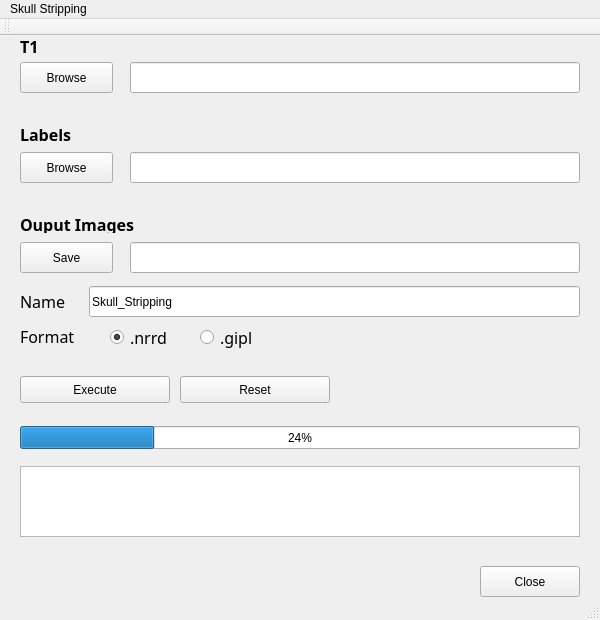
<?xml version="1.0" encoding="UTF-8"?>
<ui version="4.0">
 <class>MainWindow</class>
 <widget class="QMainWindow" name="MainWindow">
  <property name="enabled">
   <bool>true</bool>
  </property>
  <property name="geometry">
   <rect>
    <x>0</x>
    <y>0</y>
    <width>600</width>
    <height>620</height>
   </rect>
  </property>
  <property name="windowTitle">
   <string>MainWindow</string>
  </property>
  <widget class="QWidget" name="centralWidget">
   <widget class="QPushButton" name="pushButton">
    <property name="geometry">
     <rect>
      <x>480</x>
      <y>530</y>
      <width>100</width>
      <height>31</height>
     </rect>
    </property>
    <property name="text">
     <string>Close</string>
    </property>
   </widget>
   <widget class="QLabel" name="label">
    <property name="geometry">
     <rect>
      <x>20</x>
      <y>0</y>
      <width>31</width>
      <height>20</height>
     </rect>
    </property>
    <property name="font">
     <font>
      <family>UnDotum</family>
      <pointsize>12</pointsize>
      <weight>75</weight>
      <bold>true</bold>
     </font>
    </property>
    <property name="text">
     <string>T1</string>
    </property>
   </widget>
   <widget class="QPushButton" name="pushButton_2">
    <property name="geometry">
     <rect>
      <x>20</x>
      <y>26</y>
      <width>93</width>
      <height>31</height>
     </rect>
    </property>
    <property name="text">
     <string>Browse</string>
    </property>
   </widget>
   <widget class="QPushButton" name="pushButton_3">
    <property name="geometry">
     <rect>
      <x>20</x>
      <y>116</y>
      <width>93</width>
      <height>31</height>
     </rect>
    </property>
    <property name="text">
     <string>Browse</string>
    </property>
   </widget>
   <widget class="QLabel" name="label_2">
    <property name="geometry">
     <rect>
      <x>20</x>
      <y>90</y>
      <width>62</width>
      <height>17</height>
     </rect>
    </property>
    <property name="font">
     <font>
      <family>UnDotum</family>
      <pointsize>12</pointsize>
      <weight>75</weight>
      <bold>true</bold>
     </font>
    </property>
    <property name="text">
     <string>Labels</string>
    </property>
   </widget>
   <widget class="QLineEdit" name="lineEdit">
    <property name="enabled">
     <bool>true</bool>
    </property>
    <property name="geometry">
     <rect>
      <x>130</x>
      <y>26</y>
      <width>450</width>
      <height>31</height>
     </rect>
    </property>
   </widget>
   <widget class="QLineEdit" name="lineEdit_2">
    <property name="enabled">
     <bool>true</bool>
    </property>
    <property name="geometry">
     <rect>
      <x>130</x>
      <y>116</y>
      <width>450</width>
      <height>31</height>
     </rect>
    </property>
   </widget>
   <widget class="QPushButton" name="pushButton_4">
    <property name="geometry">
     <rect>
      <x>20</x>
      <y>340</y>
      <width>150</width>
      <height>27</height>
     </rect>
    </property>
    <property name="text">
     <string>Execute</string>
    </property>
   </widget>
   <widget class="QProgressBar" name="progressBar">
    <property name="geometry">
     <rect>
      <x>20</x>
      <y>390</y>
      <width>560</width>
      <height>23</height>
     </rect>
    </property>
    <property name="value">
     <number>24</number>
    </property>
   </widget>
   <widget class="QPushButton" name="pushButton_5">
    <property name="geometry">
     <rect>
      <x>180</x>
      <y>340</y>
      <width>150</width>
      <height>27</height>
     </rect>
    </property>
    <property name="text">
     <string>Reset</string>
    </property>
   </widget>
   <widget class="QLabel" name="label_3">
    <property name="geometry">
     <rect>
      <x>20</x>
      <y>180</y>
      <width>181</width>
      <height>17</height>
     </rect>
    </property>
    <property name="font">
     <font>
      <family>UnDotum</family>
      <pointsize>12</pointsize>
      <weight>75</weight>
      <bold>true</bold>
     </font>
    </property>
    <property name="text">
     <string>Ouput Images</string>
    </property>
   </widget>
   <widget class="QPushButton" name="pushButton_6">
    <property name="geometry">
     <rect>
      <x>20</x>
      <y>206</y>
      <width>93</width>
      <height>31</height>
     </rect>
    </property>
    <property name="text">
     <string>Save</string>
    </property>
   </widget>
   <widget class="QLineEdit" name="lineEdit_3">
    <property name="enabled">
     <bool>true</bool>
    </property>
    <property name="geometry">
     <rect>
      <x>130</x>
      <y>206</y>
      <width>450</width>
      <height>31</height>
     </rect>
    </property>
   </widget>
   <widget class="QTextEdit" name="textEdit">
    <property name="geometry">
     <rect>
      <x>20</x>
      <y>430</y>
      <width>560</width>
      <height>71</height>
     </rect>
    </property>
   </widget>
   <widget class="QLabel" name="label_5">
    <property name="geometry">
     <rect>
      <x>20</x>
      <y>290</y>
      <width>61</width>
      <height>21</height>
     </rect>
    </property>
    <property name="font">
     <font>
      <family>UnDotum</family>
      <pointsize>12</pointsize>
      <weight>50</weight>
      <bold>false</bold>
     </font>
    </property>
    <property name="text">
     <string>Format</string>
    </property>
   </widget>
   <widget class="QRadioButton" name="radioButton">
    <property name="geometry">
     <rect>
      <x>110</x>
      <y>290</y>
      <width>109</width>
      <height>22</height>
     </rect>
    </property>
    <property name="font">
     <font>
      <family>UnDotum</family>
      <pointsize>12</pointsize>
      <weight>50</weight>
      <bold>false</bold>
     </font>
    </property>
    <property name="text">
     <string>.nrrd</string>
    </property>
    <property name="checked">
     <bool>true</bool>
    </property>
   </widget>
   <widget class="QRadioButton" name="radioButton_2">
    <property name="geometry">
     <rect>
      <x>200</x>
      <y>290</y>
      <width>109</width>
      <height>22</height>
     </rect>
    </property>
    <property name="font">
     <font>
      <family>UnDotum</family>
      <pointsize>12</pointsize>
      <weight>50</weight>
      <bold>false</bold>
     </font>
    </property>
    <property name="text">
     <string>.gipl</string>
    </property>
   </widget>
   <widget class="QLabel" name="label_6">
    <property name="geometry">
     <rect>
      <x>20</x>
      <y>255</y>
      <width>61</width>
      <height>21</height>
     </rect>
    </property>
    <property name="font">
     <font>
      <family>UnDotum</family>
      <pointsize>12</pointsize>
      <weight>50</weight>
      <bold>false</bold>
     </font>
    </property>
    <property name="text">
     <string>Name</string>
    </property>
   </widget>
   <widget class="QLineEdit" name="lineEdit_4">
    <property name="enabled">
     <bool>true</bool>
    </property>
    <property name="geometry">
     <rect>
      <x>89</x>
      <y>250</y>
      <width>491</width>
      <height>31</height>
     </rect>
    </property>
    <property name="text">
     <string>Skull_Stripping</string>
    </property>
   </widget>
  </widget>
  <widget class="QToolBar" name="mainToolBar">
   <attribute name="toolBarArea">
    <enum>TopToolBarArea</enum>
   </attribute>
   <attribute name="toolBarBreak">
    <bool>false</bool>
   </attribute>
  </widget>
  <widget class="QStatusBar" name="statusBar"/>
  <widget class="QMenuBar" name="menuBar">
   <property name="geometry">
    <rect>
     <x>0</x>
     <y>0</y>
     <width>600</width>
     <height>20</height>
    </rect>
   </property>
   <widget class="QMenu" name="menuSkull_Stripping">
    <property name="title">
     <string>Skull Stripping</string>
    </property>
   </widget>
   <addaction name="menuSkull_Stripping"/>
  </widget>
 </widget>
 <layoutdefault spacing="6" margin="11"/>
 <resources/>
 <connections/>
</ui>
